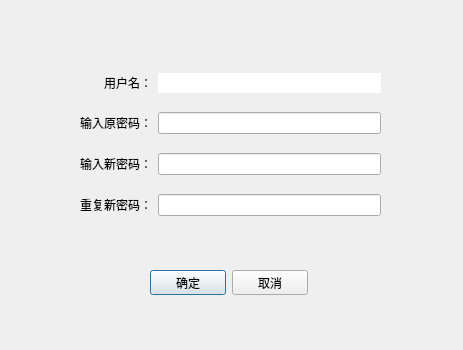
<?xml version="1.0" encoding="UTF-8"?>
<ui version="4.0">
 <class>CPwdDialog</class>
 <widget class="QDialog" name="CPwdDialog">
  <property name="windowModality">
   <enum>Qt::ApplicationModal</enum>
  </property>
  <property name="geometry">
   <rect>
    <x>0</x>
    <y>0</y>
    <width>463</width>
    <height>350</height>
   </rect>
  </property>
  <property name="windowTitle">
   <string>密码修改</string>
  </property>
  <property name="windowOpacity">
   <double>1.000000000000000</double>
  </property>
  <property name="styleSheet">
   <string notr="true">background-image: url(D:/WinParkUI/debug/Image/NewIcon/CommonBG-normal.jpg);</string>
  </property>
  <property name="sizeGripEnabled">
   <bool>false</bool>
  </property>
  <property name="modal">
   <bool>true</bool>
  </property>
  <widget class="QWidget" name="layoutWidget">
   <property name="geometry">
    <rect>
     <x>80</x>
     <y>60</y>
     <width>301</width>
     <height>171</height>
    </rect>
   </property>
   <property name="styleSheet">
    <string notr="true">background-image:url(none);</string>
   </property>
   <layout class="QVBoxLayout" name="verticalLayout">
    <item>
     <layout class="QHBoxLayout" name="horizontalLayout">
      <item>
       <widget class="QLabel" name="label">
        <property name="styleSheet">
         <string notr="true">background-image:url(none);</string>
        </property>
        <property name="text">
         <string>　　用户名：</string>
        </property>
       </widget>
      </item>
      <item>
       <widget class="QLineEdit" name="edtName">
        <property name="acceptDrops">
         <bool>false</bool>
        </property>
        <property name="styleSheet">
         <string notr="true">background-image:url(none);</string>
        </property>
        <property name="frame">
         <bool>false</bool>
        </property>
       </widget>
      </item>
     </layout>
    </item>
    <item>
     <layout class="QHBoxLayout" name="horizontalLayout_2">
      <item>
       <widget class="QLabel" name="label_2">
        <property name="styleSheet">
         <string notr="true">background-image:url(none);</string>
        </property>
        <property name="text">
         <string>输入原密码：</string>
        </property>
       </widget>
      </item>
      <item>
       <widget class="QLineEdit" name="edtOldPwd">
        <property name="styleSheet">
         <string notr="true">background-image:url(none);</string>
        </property>
        <property name="frame">
         <bool>true</bool>
        </property>
        <property name="echoMode">
         <enum>QLineEdit::Password</enum>
        </property>
       </widget>
      </item>
     </layout>
    </item>
    <item>
     <layout class="QHBoxLayout" name="horizontalLayout_3">
      <item>
       <widget class="QLabel" name="label_3">
        <property name="styleSheet">
         <string notr="true">background-image:url(none);</string>
        </property>
        <property name="text">
         <string>输入新密码：</string>
        </property>
       </widget>
      </item>
      <item>
       <widget class="QLineEdit" name="edtNewPwd1">
        <property name="styleSheet">
         <string notr="true">background-image:url(none);</string>
        </property>
        <property name="frame">
         <bool>true</bool>
        </property>
        <property name="echoMode">
         <enum>QLineEdit::Password</enum>
        </property>
       </widget>
      </item>
     </layout>
    </item>
    <item>
     <layout class="QHBoxLayout" name="horizontalLayout_4">
      <item>
       <widget class="QLabel" name="label_4">
        <property name="styleSheet">
         <string notr="true">background-image:url(none);</string>
        </property>
        <property name="text">
         <string>重复新密码：</string>
        </property>
       </widget>
      </item>
      <item>
       <widget class="QLineEdit" name="edtNewPwd2">
        <property name="styleSheet">
         <string notr="true">background-image:url(none);</string>
        </property>
        <property name="frame">
         <bool>true</bool>
        </property>
        <property name="echoMode">
         <enum>QLineEdit::Password</enum>
        </property>
       </widget>
      </item>
     </layout>
    </item>
   </layout>
  </widget>
  <widget class="QWidget" name="layoutWidget">
   <property name="geometry">
    <rect>
     <x>150</x>
     <y>270</y>
     <width>158</width>
     <height>25</height>
    </rect>
   </property>
   <property name="styleSheet">
    <string notr="true">background-image:url(none);</string>
   </property>
   <layout class="QHBoxLayout" name="horizontalLayout_5">
    <item>
     <widget class="QPushButton" name="btnSave">
      <property name="styleSheet">
       <string notr="true">background-image:url(none);</string>
      </property>
      <property name="text">
       <string>确定</string>
      </property>
     </widget>
    </item>
    <item>
     <widget class="QPushButton" name="btnCancel">
      <property name="styleSheet">
       <string notr="true">background-image:url(none);</string>
      </property>
      <property name="text">
       <string>取消</string>
      </property>
     </widget>
    </item>
   </layout>
  </widget>
  <widget class="QLabel" name="lblTitle">
   <property name="geometry">
    <rect>
     <x>30</x>
     <y>5</y>
     <width>141</width>
     <height>21</height>
    </rect>
   </property>
   <property name="font">
    <font>
     <family>宋体</family>
     <pointsize>9</pointsize>
     <weight>75</weight>
     <italic>false</italic>
     <bold>true</bold>
    </font>
   </property>
   <property name="styleSheet">
    <string notr="true">background-image:url( );
color: rgb(85, 0, 0);</string>
   </property>
   <property name="text">
    <string/>
   </property>
  </widget>
  <widget class="QLabel" name="lblClose">
   <property name="geometry">
    <rect>
     <x>423</x>
     <y>6</y>
     <width>30</width>
     <height>15</height>
    </rect>
   </property>
   <property name="text">
    <string/>
   </property>
  </widget>
 </widget>
 <resources/>
 <connections/>
</ui>
